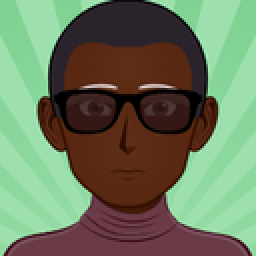
%> input picture Trabajo1/Apartado 4/databaseA/1.png, 128 x 128 px, shrunk from 200 x 200 before the run (shown 2 times larger); its folder holds 4 pictures in this run
$ octave trabajo1_4A.m   (GNU Octave 9; MATLAB toolbox functions it lacks are replaced by stand-ins)
%> lines starting %> are read from the running program, lines starting %| are printed output that depends on the picture
### Trabajo1/Apartado 4/es_repairing.m
function [A_rec]=es_repairing(A,mask,nmodes,tol)

% Algoritmo gappy POD de Everson-Sirovich

% A: Matriz con las snapshots en columnas
% mask: Matriz de posici髇 de los valores a reparar (marcados con 1)
% nmodes: Modo usado para la reparaci髇
% tol: Tolerancia

nsnaps=size(A,2); % N鷐ero de snapshots
[cell_gap, snap_gap]=find(mask==1);  % Posici髇 de cada error
ngaps=length(cell_gap); % N鷐ero de celdas a reparar

% Reconstrucci髇 de la base de datos
A0=A;
for i=1:ngaps % Valores iniciales nulos en las celdas a reparar
    A0(cell_gap(i),snap_gap(i))=0;
end

S0=A;

for i=1:ngaps % Valor promediado en las celda a reparar
    S0(cell_gap(i),snap_gap(i))=mean(A0(cell_gap(i),:));
end

% C醠culo de la matriz reconstruida
num_gaps=zeros(1,nsnaps);
imax=500;   % N鷐ero de iteraciones m醲imas
iter=0; % Contador inicial de iteraciones
tol_err=Inf; % Tolerancia inicial del error

while tol_err>tol && iter<imax
    S1=S0;
    [U,~,~]=svd(S0,'econ');
    for i=1:nsnaps
        num_gaps(i)=sum(mask(:,i)==1);   % N鷐ero de errores en cada snapshot
        if num_gaps(i)==0
            S0(:,i)=S0(:,i);
        else

           Psi=U(:,1:nmodes).*abs(mask(:,i)-1);    % Anulaci髇 de los modos POD (columnas de U) en celdas a reparar

           X=(Psi'*Psi)\(Psi'*A(:,i)); % Amplitud para cada modo mediante m韓imos cuadrados en celdas conocidas

           S0(:,i)=A0(:,i)+U(:,1:nmodes)*X.*mask(:,i);  % Reconstrucci髇 de cada snapshots como combinaci髇 lineal de modos en celdas a reparar

        end
    end

    tol_err=norm(S1-S0,'fro')/sqrt(sum(num_gaps));
    iter=iter+1;
end
if iter==imax
    warning('No se ha cumplido la tolerancia de %d',tol)
end

% Matriz reconstruida
A_rec=S0;

### Trabajo1/Apartado 4/trabajo1_4A.m
clc; clear all; close all;

%load snaps
myFolder = './databaseA/';
filePattern = fullfile(myFolder, '/*.png');
dirSnaps = dir(filePattern);

noise = 10
%initialize snaps storage
baseFileName = dirSnaps(1).name;
fullFileName = fullfile(myFolder, baseFileName);
fprintf(1, 'Now reading %s\n', fullFileName);

m_color = imread(fullFileName);
%> m_color is the input picture: size 128x128x3 uint8; mean R, G, B 107.7, 121.3, 93.6
m_red = m_color(:,:,1);
s = size(m_red);
%> s = [128 128]

init_svd = zeros(s(1), s(2));
init_one = zeros(s(1), s(2),length(dirSnaps));
init_array = zeros(s(1), s(2),3,length(dirSnaps));
init_array_snaps = zeros(s(1)*s(2),length(dirSnaps));

snaps_r = init_one;
snaps_g = init_one;
snaps_b = init_one;

% Corruptos
snaps_r_cor = init_one;
snaps_g_cor = init_one;
snaps_b_cor = init_one;

% Reconstruidos
snaps_r_rec = init_one;
snaps_g_rec = init_one;
snaps_b_rec = init_one;

%% Pixeles corruptos

masks = init_one;

%% Transformacion columnas
snaps = init_array;
snaps_cor = init_array;
snaps_rec = init_array;

snaps_r_columns = init_array_snaps ;
snaps_g_columns = init_array_snaps ;
snaps_b_columns = init_array_snaps ;

snaps_r_columns_rec = init_array_snaps ;
snaps_g_columns_rec = init_array_snaps ;
snaps_b_columns_rec = init_array_snaps ;

masks_columns = init_array_snaps;

s_r_all = init_svd;
s_g_all = init_svd;
s_b_all = init_svd;

%% Add noise to each image
for k = 1:length(dirSnaps)
    baseFileName = dirSnaps(k).name;
    fullFileName = fullfile(myFolder, baseFileName);
    fprintf(1, 'Now reading %s\n', fullFileName);

    m_color = imread(fullFileName);

    m_red = m_color(:,:,1);
    snaps_r(:, :, k) = m_red;

    m_green = m_color(:,:,2);
    snaps_g(:, :, k) = m_green;

    m_blue = m_color(:,:,3);
    snaps_b(:, :, k) = m_blue;

    %SVD in each color average of snaps
    %red
    [u_r, s_r, v_r] = svd(double(m_red));
    vt_r = v_r';
    s_r_all = s_r_all + s_r./length(dirSnaps);

    %green
    [u_g, s_g, v_g] = svd(double(m_green));
    vt_g = v_g';
    s_g_all = s_g_all + s_r./length(dirSnaps);

    %blue
    [u_b, s_b, v_b] = svd(double(m_blue));
    vt_b = v_b';
    s_b_all = s_b_all + s_r./length(dirSnaps);

    %assemble colors
    snaps(:, :, :, k) = (cat(3, m_red, m_green, m_blue));

    %create mask
    linearIndices = randperm(numel(m_red), round(numel(m_red)/noise));
    mask_index = size(m_red);
%> mask_index = [128 128]
    mask   = zeros(mask_index(1),mask_index(2));
    mask(linearIndices) = 1;
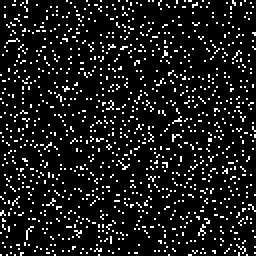
%> mask: size 128x128 double (shown 2 times larger); values 0 (black) and 1 (white), 10% white in thin lines or dots

    masks(:, :, k) = mask;
    masks_columns(:,k) = mask(:);

    %corrupt data
    m_red(linearIndices) = 255;
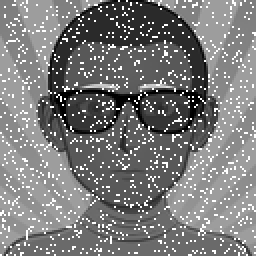
%> m_red: size 128x128 uint8 (shown 2 times larger); min 0, max 255, mean 122.3
    m_green(linearIndices) = 255;
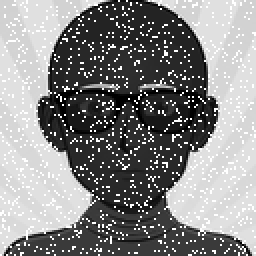
%> m_green: size 128x128 uint8 (shown 2 times larger); min 0, max 255, mean 134.5
    m_blue(linearIndices) = 255;
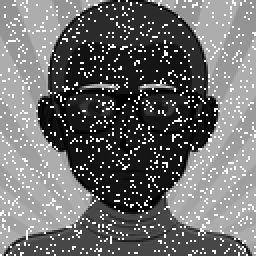
%> m_blue: size 128x128 uint8 (shown 2 times larger); min 0, max 255, mean 109.7

    snaps_r_cor(:, :, k) = m_red;
    snaps_g_cor(:, :, k) = m_green;
    snaps_b_cor(:, :, k) = m_blue;

    snaps_cor(:, :, :, k) = (cat(3, m_red, m_green, m_blue));

    %prepare data for Everson Sirovicho
    snaps_r_columns(:,k) = m_red(:);
    snaps_g_columns(:,k) = m_green(:);
    snaps_b_columns(:,k) = m_blue(:);
end
%> pass 2 of the loop `for k = 1:length(dirSnaps)`:
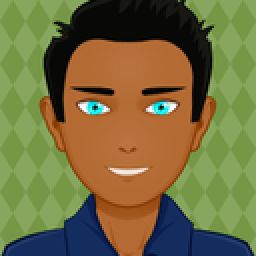
%> input picture Trabajo1/Apartado 4/databaseA/10.png, 128 x 128 px, shrunk from 200 x 200 before the run (shown 2 times larger)
%> m_color is the input picture: size 128x128x3 uint8; mean R, G, B 116.3, 109.4, 63.5
%> `mask(linearIndices) = 1;`:
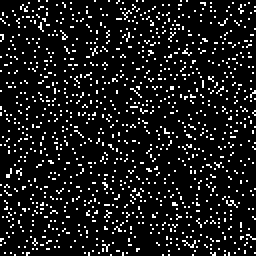
%> mask: size 128x128 double (shown 2 times larger); values 0 (black) and 1 (white), 10% white in thin lines or dots
%> `m_blue(linearIndices) = 255;`:
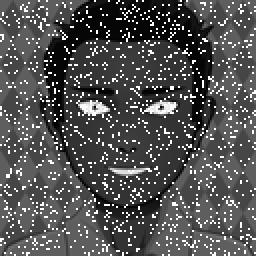
%> m_blue: size 128x128 uint8 (shown 2 times larger); min 0, max 255, mean 82.6
%> pass 3 of the loop `for k = 1:length(dirSnaps)`:
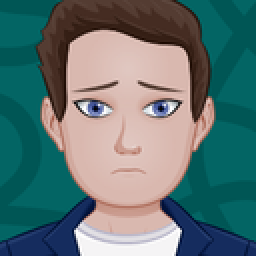
%> input picture Trabajo1/Apartado 4/databaseA/11.png, 128 x 128 px, shrunk from 200 x 200 before the run (shown 2 times larger)
%> m_color is the input picture: size 128x128x3 uint8; mean R, G, B 94.3, 117.8, 117.2
%> `mask(linearIndices) = 1;`:
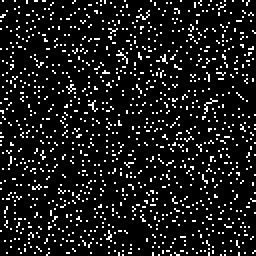
%> mask: size 128x128 double (shown 2 times larger); values 0 (black) and 1 (white), 10% white in thin lines or dots
%> `m_blue(linearIndices) = 255;`:
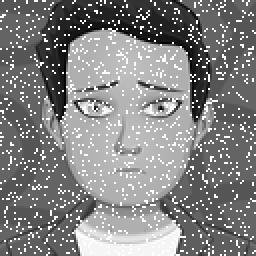
%> m_blue: size 128x128 uint8 (shown 2 times larger); min 0, max 255, mean 130.9
%> the loop made 4 passes; the first 3 are shown
%%
%Represent average modes svd

figure
%red
subplot(1,3,1)
title('Red')
hold on
for i=1:min(size(m_red))
    scatter(i,s_r(i,i),'r','filled')
end
set(gca,'Yscale','log');
hold off

%green
subplot(1,3,2)
title('Green')
hold on
for i=1:min(size(m_green))
    scatter(i,s_g(i,i),'r','filled')
end
set(gca,'Yscale','log');
hold off

%blue
subplot(1,3,3)
title('Blue')
hold on
for i=1:min(size(m_blue))
    scatter(i,s_b(i,i),'r','filled')
end
set(gca,'Yscale','log');
hold off


%%
%Apply Everson-Sirovich
nmodes = 3;
m_red_rec_columns = es_repairing(snaps_r_columns,masks_columns,nmodes,.1);
m_green_rec_columns = es_repairing(snaps_g_columns,masks_columns,nmodes,.1);
m_blue_rec_columns = es_repairing(snaps_b_columns,masks_columns,nmodes,.1);

%%
%assemble colors in one image
aux = 0;
for k = 1:length(dirSnaps)
    element = 1;
    aux = 0;
    for i = 1:s(2)
        for j = 1:s(1)
            snaps_r_rec(j,i,k) = m_red_rec_columns(element,k);
            snaps_g_rec(j,i,k) = m_green_rec_columns(element,k);
            snaps_b_rec(j,i,k) = m_blue_rec_columns(element,k);
            % [4 lines of commented-out code are left out]
            element = element+1;
        end
    end
    snaps_rec(:, :, :, k) = (cat(3, snaps_r_rec(:,:,k), snaps_g_rec(:,:,k), snaps_b_rec(:,:,k)));
end
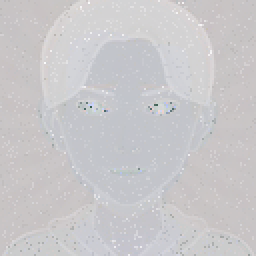
%> snaps_b_rec: size 128x128x4 double (shown 2 times larger); mean R, G, B, A 93.5, 63.1, 116.2, 125.8; transparent parts drawn white
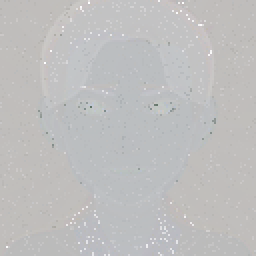
%> snaps_g_rec: size 128x128x4 double (shown 2 times larger); mean R, G, B, A 120.5, 109, 116.9, 164.5; transparent parts drawn white
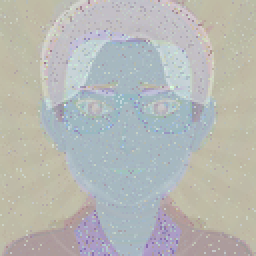
%> snaps_r_rec: size 128x128x4 double (shown 2 times larger); mean R, G, B, A 106.2, 116.9, 91.9, 159.4; transparent parts drawn white

%save data
foldername = 'repairedA';
for k=1:length(dirSnaps)
    filename = fullfile(foldername, sprintf('%d.jpg',k));
    imwrite(uint8(snaps_rec(:, :, :, k)), filename);
end
%%
%%Figures of results
for k=1:3
%> this loop made 3 passes; what is shown inside it comes from the first
    figure
    subplot(1,3,1)

    imshow(uint8(snaps(:, :, :, k)))
    title('Original')
    drawnow;
    subplot(1,3,2)

    imshow(uint8(snaps_cor(:, :, :, k)))
    title('P韝eles alterados')
    drawnow;
    subplot(1,3,3)

    imshow(uint8(snaps_rec(:, :, :, k)))
    title('Reconstrucci髇')
    drawnow;
end
